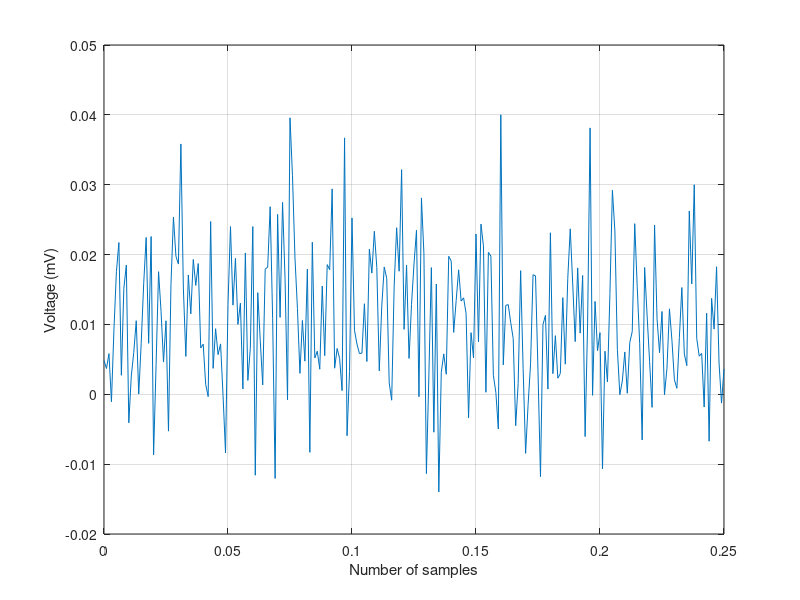

This chart was generated by the following MATLAB code: (Note: this script raises an error after producing the figure.)
%-------------------------------------------------------------------------%
%  Electromyography (EMG) Feature Extraction source codes demo version    %
%                                                                         %
%  Programmer: Jingwei Too                                                %
%                                                                         %
%  E-Mail: jamesjames868@gmail.com                                        %
%-------------------------------------------------------------------------%


%---Input------------------------------------------------------------------
% X:     EMG signal (1 x samples)
% thres: Threshold value
%---Output-----------------------------------------------------------------
% f:     Feature
% feat:  Feature vector 
%--------------------------------------------------------------------------

%% Generate Signal
clc, clear, close
% Generate a sample random signal 
f=1000; % Sampling frequency 
Ts=1/f; % Period
t=0:Ts:0.25; 
X=0.01*(cos(2*pi*f*t)+randn(1,length(t))); % Signal
% Plot sample signal
plot(t,X); xlabel('Number of samples'); ylabel('Voltage (mV)'); grid on;


%% Feature Extraction
% (1) Enhanced Mean absolute value
f1=jEMAV(X); 
% (2) Enhanced Wavelength
f2=jEWL(X); 
% (3) Mean absolute value
f3=jMAV(X); 
% (4) Wavelength
f4=jWL(X); 
% (5) Zeros Crossing
thres=0.01; f5=jZC(X,thres); 
% (6) Slope Sign Change
thres=0.01; f6=jSSC(X,thres);
% (7) Root Mean Square
f7=jRMS(X);
% (8) Average Amplitude Change
f8=jAAC(X);
% (9) Difference Absolute Standard Deviation Value
f9=jDASDV(X);
% (10) Log Detector
f10=jLD(X);
% (11) Modified Mean Absolute Value
f11=jMMAV(X);
% (12) Modified Mean Absolute Value 2
f12=jMMAV2(X);
% (13) Myopulse Percentage Rate 
thres=0.016; f13=jMYOP(X,thres);
% (14) Simple Square Integral 
f14=jSSI(X);
% (15) Variance of EMG 
f15=jVAR(X);
% (16) Willison Amplitude
thres=0.01; f16=jWAMP(X,thres);
% (17) Maximum Fractal length 
f17=jMFL(X);

% Feature vector
feat=[f1,f2,f3,f4,f5,f6,f7,f8,f9,f10,f11,f12,f13,f14,f15,f16,f17];






